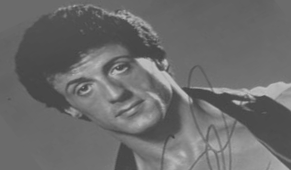
#> input picture Oblig1/portrett.png, 291 x 170 px
$ python b.py
#> lines starting #> are read from the running program, lines starting #| are printed output that depends on the picture
from imageio import imread
import matplotlib.pyplot as plt
import numpy as np
import math

f = imread('portrett.png', as_gray=True)
#> f is the input picture: shape (170, 291) float32; min 66, max 196, mean 107.7
maske = imread('geometrimaske.png')
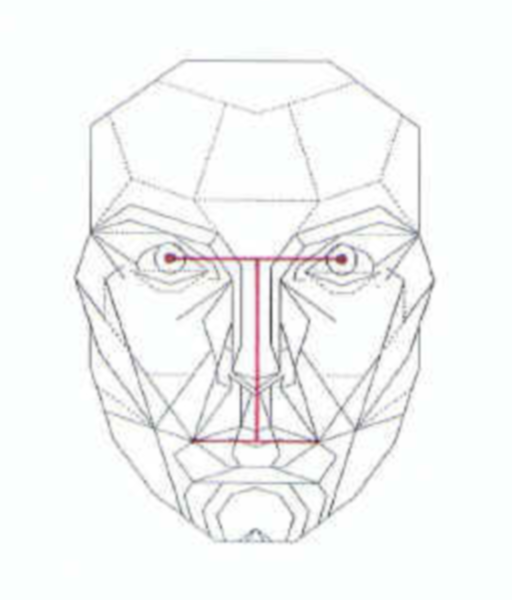
#> input picture Oblig1/geometrimaske.png, 512 x 600 px
#> maske is the input picture: shape (600, 512, 4); mean R, G, B, A 243.9, 246.2, 245.9, 255
N,M = f.shape
#> N = 170; M = 291
f_out = np.zeros((600, 512))

for i in range(N):
    for j in range(M):
        f_out[i,j] = f[i,j]
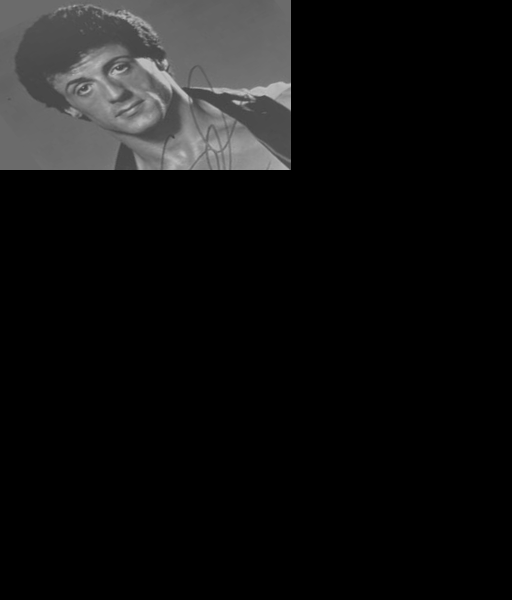
#> f_out: shape (600, 512) float64; min 0, max 196, mean 17.3


def transformation(f_in, transform):
    N,M = f_in.shape
#> N = 600; M = 512
    f_out = np.zeros((N,M))

    for i in range(N):
        for j in range(M):
            vec_in = np.array([i, j, 1])
            vec_out = np.dot(transform, vec_in)
            x = int(vec_out[0])
            y = int(vec_out[1])
            if (x in range(N) and y in range(M)):
                f_out[x, y] = f_in[i, j]
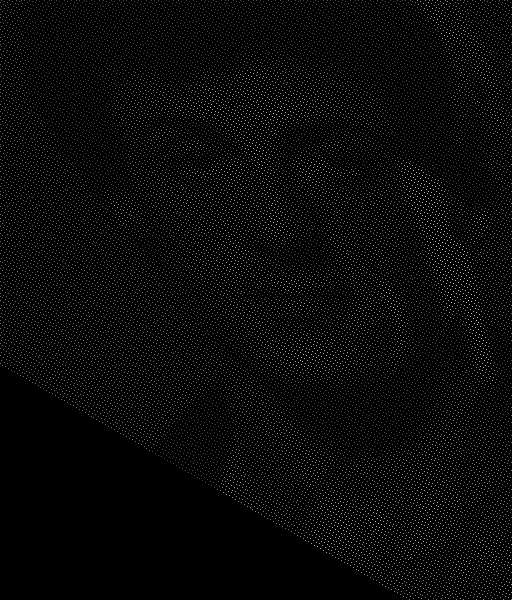
#> f_out: shape (600, 512) float64; min 0, max 196, mean 8.1
    return f_out


translate = np.array([[3.4, 0, -400],
                      [0, 3.4, -310],
                      [0, 0, 1]])

th = np.pi/18 # 10 grader

rotate = np.array([[np.cos(-math.pi/6), -np.sin(-math.pi/6), 260],
                   [np.sin(-math.pi/6), np.cos(-math.pi/6), 170],
                   [0, 0, 1]])

scale = np.array([[0.5, 0, 0],
                  [0, 0.5, 0],
                  [0, 0, 1]])

rot_trans = rotate.dot(translate)
#f_out = transformation(f_out, translate)
f_out = transformation(f_out, rot_trans)

plt.imshow(maske)
plt.imshow(f_out, cmap="gray", alpha = 0.8)
plt.show()
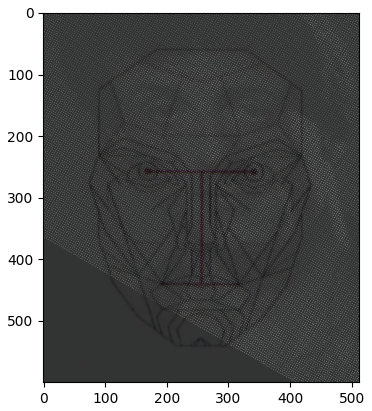
#> figure drawn by matplotlib, 1 panel
